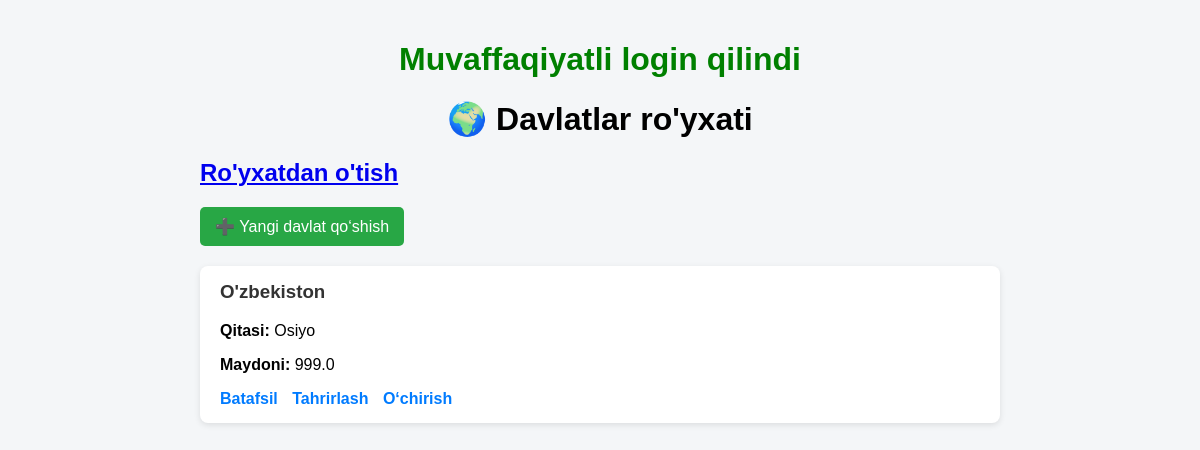
The page / on the database its author committed.
### countries/models.py (models this page shows, shortened)
class davlat(models.Model):
    nomi = models.CharField(max_length=100)
    poytaxti= models.CharField(max_length=100)
    maydoni = models.FloatField()
    aholi_soni = models.BigIntegerField()
    tili=models.CharField(max_length=200)
    pul_birligi=models.CharField(max_length=50)
    qitasi = models.CharField(max_length=50)

### countries/views.py (the view)
# urls.py: path('',views.ListView.as_view(), name='index'),
class ListView(View):
    def get(self, request):
        davlatlar=davlat.objects.all()
        return render(request, 'index.html', {'davlatlar': davlatlar})

### templates/index.html (shortened to what this page needs)
<!DOCTYPE html>
<html lang="uz">
<head>
</head>
<body>
{% if request.user %}
<h1 style="color:green">Muvaffaqiyatli login qilindi</h1>
{% endif %}
    <div class="container">
        <h1>🌍 Davlatlar ro'yxati</h1>
        <h2><a href="{% url 'register' %}">Ro'yxatdan o'tish</a></h2>
        <a href="{% url 'create' %}" class="add-btn">➕ Yangi davlat qo‘shish</a>
        {% if davlatlar %}
            {% for davlat_c in davlatlar %}
                <div class="card">
                    <h3>{{ davlat_c.nomi }}</h3>
                    <p><b>Qitasi:</b> {{ davlat_c.qitasi }}</p>
                    <p><b>Maydoni:</b> {{ davlat_c.maydoni }}</p>
                    <div class="actions">
                        <a href="{% url 'detail' davlat_c.pk %}">Batafsil</a>
                        <a href="{% url 'update' davlat_c.pk %}">Tahrirlash</a>
                        <a href="{% url 'delete' davlat_c.pk %}">O‘chirish</a>
                    </div>
                </div>
            {% endfor %}
        {% else %}
            <p class="empty">Hozircha davlatlar yo‘q.</p>
        {% endif %}
    </div>
</body>
</html>

### templates/index.html (style rules this page uses)
body { font-family: Arial, sans-serif; background-color: #f4f6f8; margin: 0; padding: 20px; }
h1 { text-align: center; }
.container { max-width: 800px; margin: auto; }
.add-btn { display: inline-block; margin-bottom: 20px; padding: 10px 15px; background-color: #28a745; color: white; text-decoration: none; border-radius: 5px; }
.card { background: white; padding: 15px 20px; border-radius: 8px; box-shadow: 0 2px 6px rgba(0,0,0,0.1); margin-bottom: 15px; }
.card h3 { margin-top: 0; color: #333; }
.actions a { margin-right: 10px; text-decoration: none; color: #007bff; font-weight: bold; }

### rows shown on the page
davlat: nomi "O'zbekiston", qitasi "Osiyo", maydoni "999.0"
